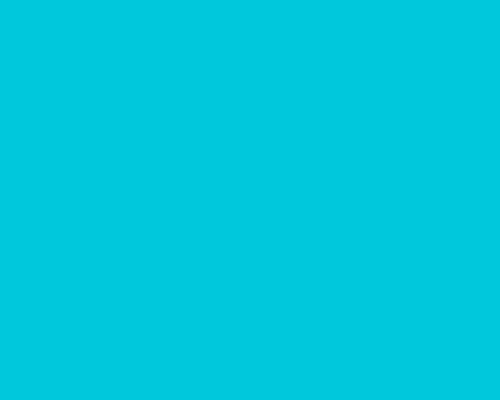
Frame 1 (no input)
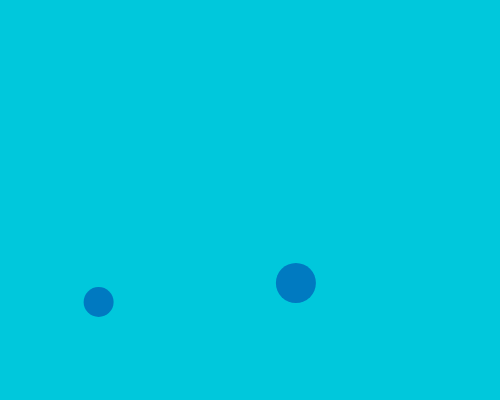
Frame 60 (no input)
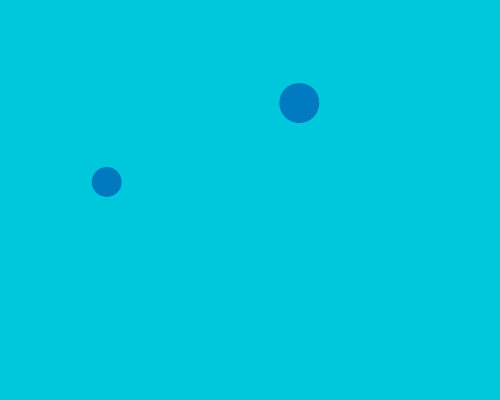
Frame 120 (the mouse pressed at the canvas centre since frame 60)

The p5.js sketch that drew these frames (run headless with seeded random() and noise() and a simulated clock; from frame 60 on, the mouse is pressed at the canvas centre):

// p5.js sketch
// ── sketch.js

let x1 = 100, y1 = 420, d1 = 30;
let x2 = 300, y2 = 460, d2 = 40;    

function setup() {
  createCanvas(500, 400);
}

function draw() {
  background(0, 200, 220);
  
  fill(0, 0, 150, 100);
  noStroke();
  circle(x1, y1, d1);
  circle(x2, y2, d2);
  
  x1 += random(-2, 2);
  x2 += random(-2, 2);
  y1 -= 2;
  y2 -= 3;
  
  if(y1<0){
    x1 = random(width);
    y1 = 420;
  }
  if(y2<0){
    x2 = random(width);
    y2 = 460;
  }
}
